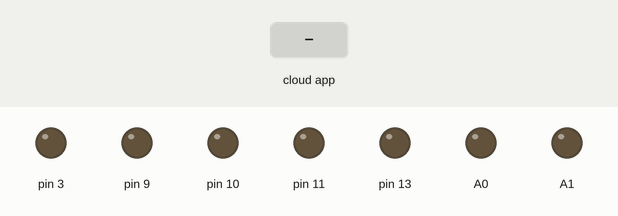
This program was run on a simulated Arduino Micro, built with avr-gcc and run on an emulated ATmega32U4. Shown: output pins drawn as LEDs (lit = HIGH). The test bench sets the inputs (shaded band). The ROS host is connected and sends only what is stated.

Above: at 1.2 s.
1.3 s: the phone or cloud app sets motor_speed to 45
At 1.9 s:
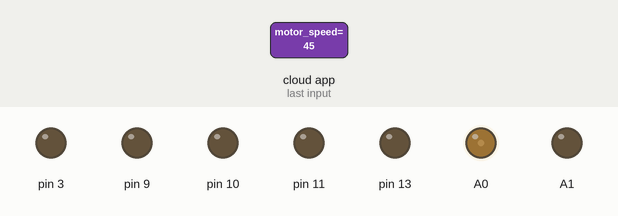
2.8 s: the phone or cloud app sets motor_speed to 90
At 3.8 s:
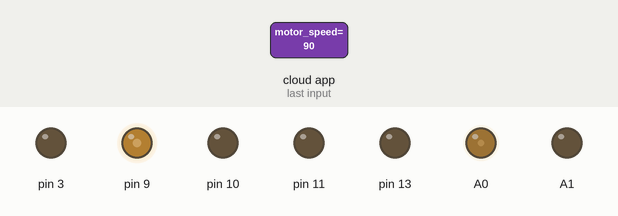
4.3 s: the phone or cloud app sets motor_speed to 180
At 4.9 s:
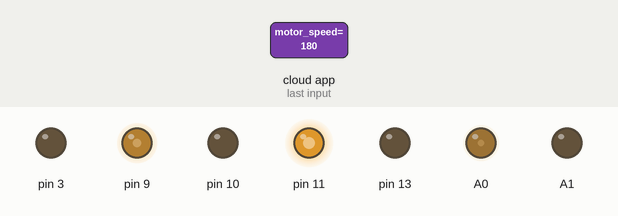
5.8 s: the phone or cloud app sets motor_speed to 45
At 6.1 s:
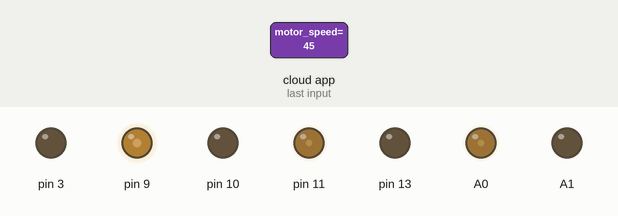
7.3 s: the phone or cloud app sets motor_speed to 0
At 7.7 s:
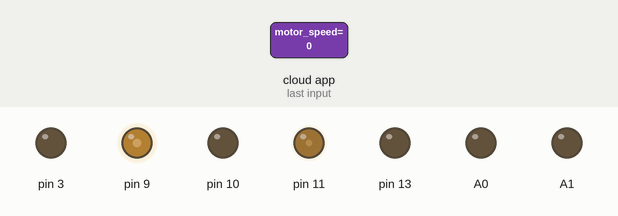
8.8 s: the phone or cloud app sets motor_speed to 0
At 9.6 s:
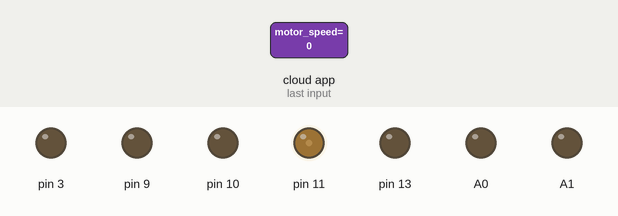
Timing chart, 0 to 11.3 s (numbered marks = the images above; inputs shaded):
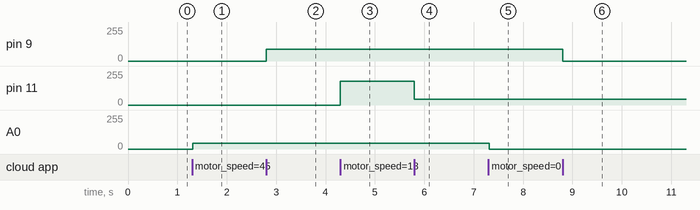

Measured:
- after the input at 1.3 s, A0: 0/255 → 45/255 at once
- after the input at 2.8 s, pin 9: 0/255 → 90/255 at once
- after the input at 4.3 s, pin 11: 0/255 → 180/255 at once
- after the input at 5.8 s, pin 11: 180/255 → 45/255 at once
- after the input at 7.3 s, A0: 45/255 → 0/255 at once
- after the input at 8.8 s, pin 9: 90/255 → 0/255 at once

The program:

main.cpp
```cpp
#define USE_USBCON

#include <Arduino.h>
#include <SoftPWM.h>
#include <ros.h>

#include <std_msgs/Int16.h>

#include <MotorDC.h>

#define MOTOR_A1 11 // D11
#define MOTOR_A2 10 // D10

#define MOTOR_B1 9  // D9
#define MOTOR_B2 3  // SCL

#define MOTOR_C1 A0 // A0
#define MOTOR_C2 A1 // A1

void motorSpeedCallback(MotorDC *motor, const std_msgs::Int16 &speed);

MotorDC motorA(MOTOR_A1, MOTOR_A2);
MotorDC motorB(MOTOR_B1, MOTOR_B2);
MotorDC motorC(MOTOR_C1, MOTOR_C2, true);

ros::NodeHandle  nh;

ros::Subscriber<std_msgs::Int16> motorASpeedSub("motor_a/motor_speed",
    [](const std_msgs::Int16 &speed) {
        motorSpeedCallback(&motorA, speed);
    });

ros::Subscriber<std_msgs::Int16> motorBSpeedSub("motor_b/motor_speed",
    [](const std_msgs::Int16 &speed) {
        motorSpeedCallback(&motorB, speed);
    });

ros::Subscriber<std_msgs::Int16> motorCSpeedSub("motor_c/motor_speed",
    [](const std_msgs::Int16 &speed) {
        motorSpeedCallback(&motorC, speed);
    });

void setup()
{
    pinMode(13, OUTPUT);

    SoftPWMBegin();

    nh.initNode();
    nh.subscribe(motorASpeedSub);
    nh.subscribe(motorBSpeedSub);
    nh.subscribe(motorCSpeedSub);
}

void loop()
{
    nh.spinOnce();
}

void motorSpeedCallback(MotorDC *motor, const std_msgs::Int16 &speed)
{
    motor->drive(speed.data);
}
```
